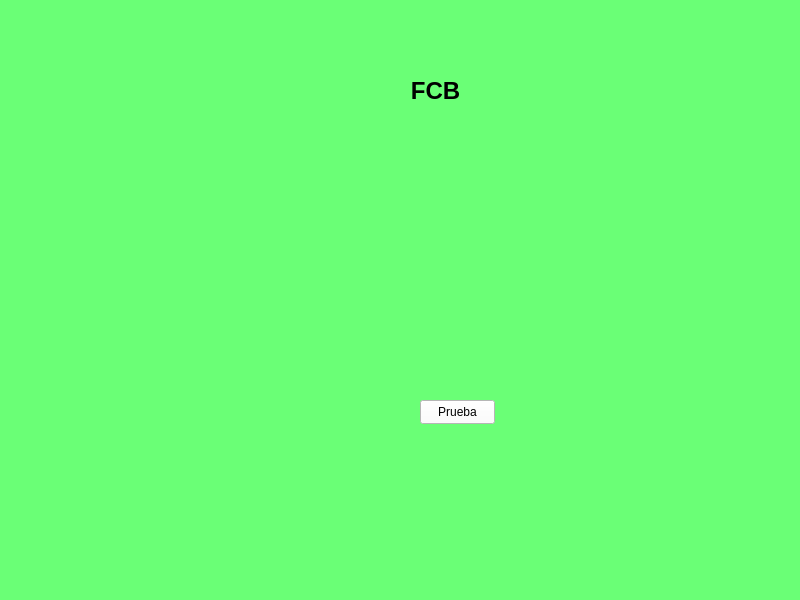
<?xml version="1.0" encoding="UTF-8"?>
<ui version="4.0">
 <class>MainWindow</class>
 <widget class="QMainWindow" name="MainWindow">
  <property name="geometry">
   <rect>
    <x>0</x>
    <y>0</y>
    <width>800</width>
    <height>600</height>
   </rect>
  </property>
  <property name="windowTitle">
   <string>MainWindow</string>
  </property>
  <property name="styleSheet">
   <string notr="true">background-color: rgb(106, 255, 118)</string>
  </property>
  <widget class="QWidget" name="centralwidget">
   <widget class="QPushButton" name="BotonPrueba">
    <property name="geometry">
     <rect>
      <x>420</x>
      <y>400</y>
      <width>75</width>
      <height>24</height>
     </rect>
    </property>
    <property name="styleSheet">
     <string notr="true">background-color: rgb(255, 255, 255)</string>
    </property>
    <property name="text">
     <string>Prueba</string>
    </property>
   </widget>
   <widget class="QLabel" name="TituloFCB">
    <property name="enabled">
     <bool>true</bool>
    </property>
    <property name="geometry">
     <rect>
      <x>210</x>
      <y>10</y>
      <width>451</width>
      <height>161</height>
     </rect>
    </property>
    <property name="font">
     <font>
      <family>Arial</family>
      <pointsize>18</pointsize>
      <bold>true</bold>
     </font>
    </property>
    <property name="mouseTracking">
     <bool>false</bool>
    </property>
    <property name="tabletTracking">
     <bool>false</bool>
    </property>
    <property name="autoFillBackground">
     <bool>false</bool>
    </property>
    <property name="styleSheet">
     <string notr="true">background-color: rgrgb(255, 255, 255)</string>
    </property>
    <property name="text">
     <string>FCB</string>
    </property>
    <property name="scaledContents">
     <bool>false</bool>
    </property>
    <property name="alignment">
     <set>Qt::AlignmentFlag::AlignCenter</set>
    </property>
    <property name="wordWrap">
     <bool>false</bool>
    </property>
    <property name="openExternalLinks">
     <bool>false</bool>
    </property>
   </widget>
  </widget>
  <widget class="QMenuBar" name="menubar">
   <property name="geometry">
    <rect>
     <x>0</x>
     <y>0</y>
     <width>800</width>
     <height>22</height>
    </rect>
   </property>
  </widget>
  <widget class="QStatusBar" name="statusbar"/>
 </widget>
 <resources/>
 <connections/>
</ui>
